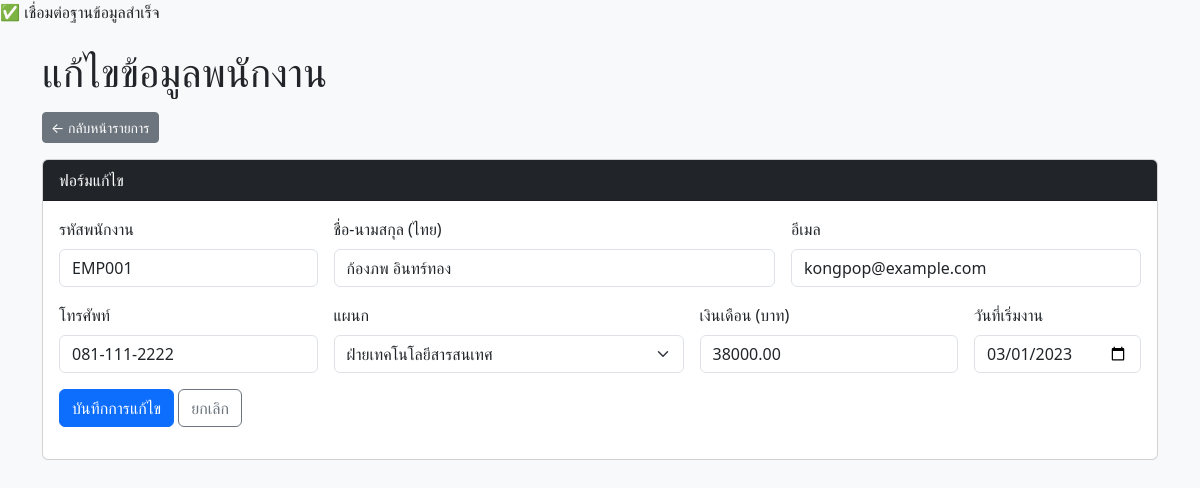
The page /edit.php?id=1 on the database its author committed.
### tables this page shows
CREATE TABLE employees (
  id INT AUTO_INCREMENT PRIMARY KEY,
  emp_code VARCHAR(20) NOT NULL,           
  fullname_th VARCHAR(150) NOT NULL,       
  email VARCHAR(150) NULL,
  phone VARCHAR(50) NULL,
  dept_id INT NOT NULL,                     
  salary DECIMAL(12,2) NOT NULL DEFAULT 0,  
  hired_at DATE NOT NULL,                   
  CONSTRAINT fk_emp_dept FOREIGN KEY (dept_id) REFERENCES departments(id)
);

CREATE TABLE departments (
  id INT AUTO_INCREMENT PRIMARY KEY,
  name_th VARCHAR(100) NOT NULL
);

### db.php (called while the page is built, shortened)
<?php
function h($str) {
    return htmlspecialchars($str, ENT_QUOTES, 'UTF-8');
}

### edit.php (the view, shortened to what this page needs)
<?php
require 'db.php';
$id = isset($_GET['id']) ? (int)$_GET['id'] : 0;
$sql = "SELECT * FROM employees WHERE id = {$id} LIMIT 1";
$res = mysqli_query($conn, $sql);
$emp = mysqli_fetch_assoc($res);
$sql_dept = "SELECT id, name_th FROM departments ORDER BY name_th";
$dept_result = mysqli_query($conn, $sql_dept);
?>
<!DOCTYPE html>
<html lang="th">
<head>
    <link href="https://cdn.jsdelivr.net/npm/bootstrap@5.3.3/dist/css/bootstrap.min.css" rel="stylesheet">
</head>
<body class="bg-light">
<div class="container py-4">
    <h1 class="mb-3">แก้ไขข้อมูลพนักงาน</h1>
    <div class="mb-3">
        <a href="index.php" class="btn btn-secondary btn-sm">← กลับหน้ารายการ</a>
    </div>
    <div class="card">
        <div class="card-header bg-dark text-white">ฟอร์มแก้ไข</div>
        <div class="card-body">
            <form action="update_employee.php" method="post" class="row g-3">
                <div class="col-md-3">
                    <label class="form-label">รหัสพนักงาน</label>
                    <input type="text" name="emp_code" class="form-control" value="<?= h($emp['emp_code']) ?>" required>
                </div>
                <div class="col-md-5">
                    <label class="form-label">ชื่อ-นามสกุล (ไทย)</label>
                    <input type="text" name="fullname_th" class="form-control" value="<?= h($emp['fullname_th']) ?>" required>
                </div>
                <div class="col-md-4">
                    <label class="form-label">อีเมล</label>
                    <input type="email" name="email" class="form-control" value="<?= h($emp['email']) ?>">
                </div>
                <div class="col-md-3">
                    <label class="form-label">โทรศัพท์</label>
                    <input type="text" name="phone" class="form-control" value="<?= h($emp['phone']) ?>">
                </div>
                <div class="col-md-4">
                    <label class="form-label">แผนก</label>
                    <select name="dept_id" class="form-select" required>
                        <?php if ($dept_result && mysqli_num_rows($dept_result) > 0): ?>
                            <?php while ($d = mysqli_fetch_assoc($dept_result)): ?>
                                <option value="<?= (int)$d['id'] ?>" <?= ((int)$d['id'] === (int)$emp['dept_id']) ? 'selected' : '' ?>>
                                    <?= h($d['name_th']) ?>
                                </option>
                            <?php endwhile; ?>
                        <?php endif; ?>
                    </select>
                </div>
                <div class="col-md-3">
                    <label class="form-label">เงินเดือน (บาท)</label>
                    <input type="number" name="salary" class="form-control" step="0.01" min="0" value="<?= h($emp['salary']) ?>" required>
                </div>
                <div class="col-md-2">
                    <label class="form-label">วันที่เริ่มงาน</label>
                    <input type="date" name="hired_at" class="form-control" value="<?= h($emp['hired_at']) ?>" required>
                </div>
                <div class="col-12">
                    <button type="submit" class="btn btn-primary">บันทึกการแก้ไข</button>
                    <a href="index.php" class="btn btn-outline-secondary">ยกเลิก</a>
                </div>
            </form>
        </div>
    </div>
</div>
</body>
</html>

### rows shown on the page
employees: emp_code "EMP001", fullname_th "ก้องภพ อินทร์ทอง", email "kongpop@example.com", phone "081-111-2222", dept_id "ฝ่ายเทคโนโลยีสารสนเทศ", salary "38000.00", hired_at "03/01/2023"
